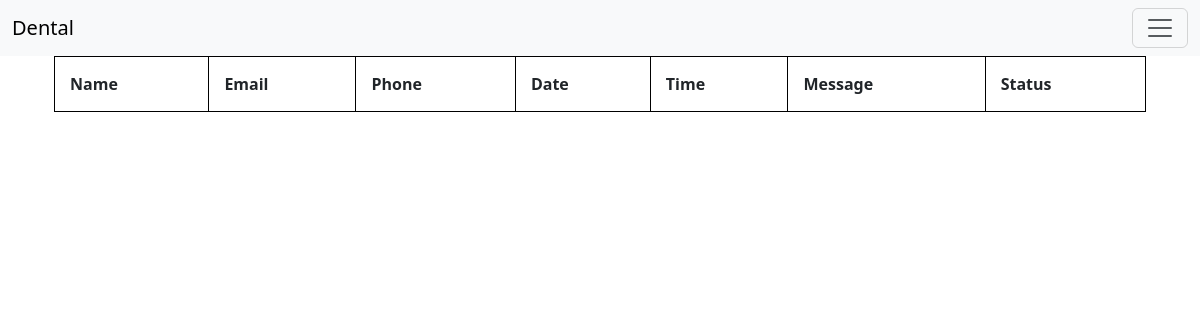
/appoint/mybookings/ (signed in), run on an earlier commit of the app's database.
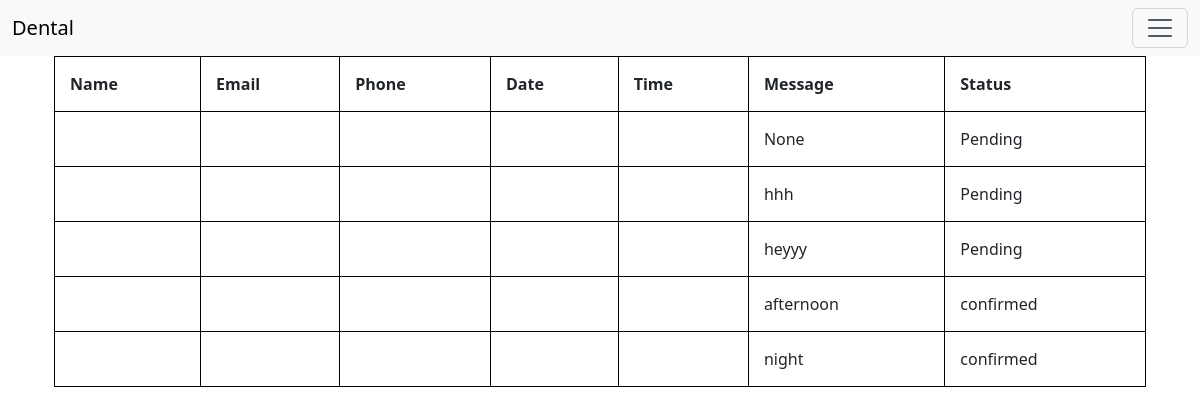
And on a later commit of the database.
### appoint/models.py (models this page shows, shortened)
class app(models.Model):
    user=models.ForeignKey(User, on_delete=models.CASCADE ,null=True)
    app_service=models.ManyToManyField(service, through='appitem')
    created_at= models.DateTimeField(auto_now_add=True,null=True)
    total_amount=models.DecimalField(max_digits=7,decimal_places=2,null=True)
    finalized = models.BooleanField(default=False)
    preferred_date = models.DateField(null=True)
    message = models.TextField(blank=True, null=True)
    STATUS_CHOICES = [
        ('Pending', 'Pending'),
        ('Confirmed', 'Confirmed'),
        ('Completed', 'Completed'),
        ('Cancelled', 'Cancelled'),
    ]
    status = models.CharField(max_length=10, choices=STATUS_CHOICES, default='Pending')

### appoint/views.py (the view)
# urls.py: path('mybookings/', appointment_list, name='mybookings'),
@login_required
def appointment_list(request):
    appointments = app.objects.filter(user=request.user)
    return render(request, 'appointment/mybookings.html', {'appointments': appointments})

### templates/appointment/mybookings.html (shortened to what this page needs)
{% extends "cust/base.html" %}
{% block page %}
<!DOCTYPE html>
<html lang="en">
<head>
</head>
<body>
    <div class="container">
        <h1>Appointments List</h1>
        <table>
            <thead>
                <tr>
                    <th>Name</th>
                    <th>Email</th>
                    <th>Phone</th>
                    <th>Date</th>
                    <th>Time</th>
                    <th>Message</th>
                    <th>Status</th>
                </tr>
            </thead>
            <tbody>
                {% for appointment in appointments %}
                <tr>
                    <td>{{ appointment.name }}</td>
                    <td>{{ appointment.email }}</td>
                    <td>{{ appointment.phone }}</td>
                    <td>{{ appointment.date }}</td>
                    <td>{{ appointment.time }}</td>
                    <td>{{ appointment.message }}</td>
                    <td>{{ appointment.status }}</td>
                </tr>
                {% endfor %}
            </tbody>
        </table>
    </div>
</body>
</html>
{% endblock page %}

What changed in the data, as far as the page shows it:
added app: message "None", status "Pending"
added app: message "hhh", status "Pending"
added app: message "heyyy", status "Pending"
added app: message "afternoon", status "confirmed"
added app: message "night", status "confirmed"
